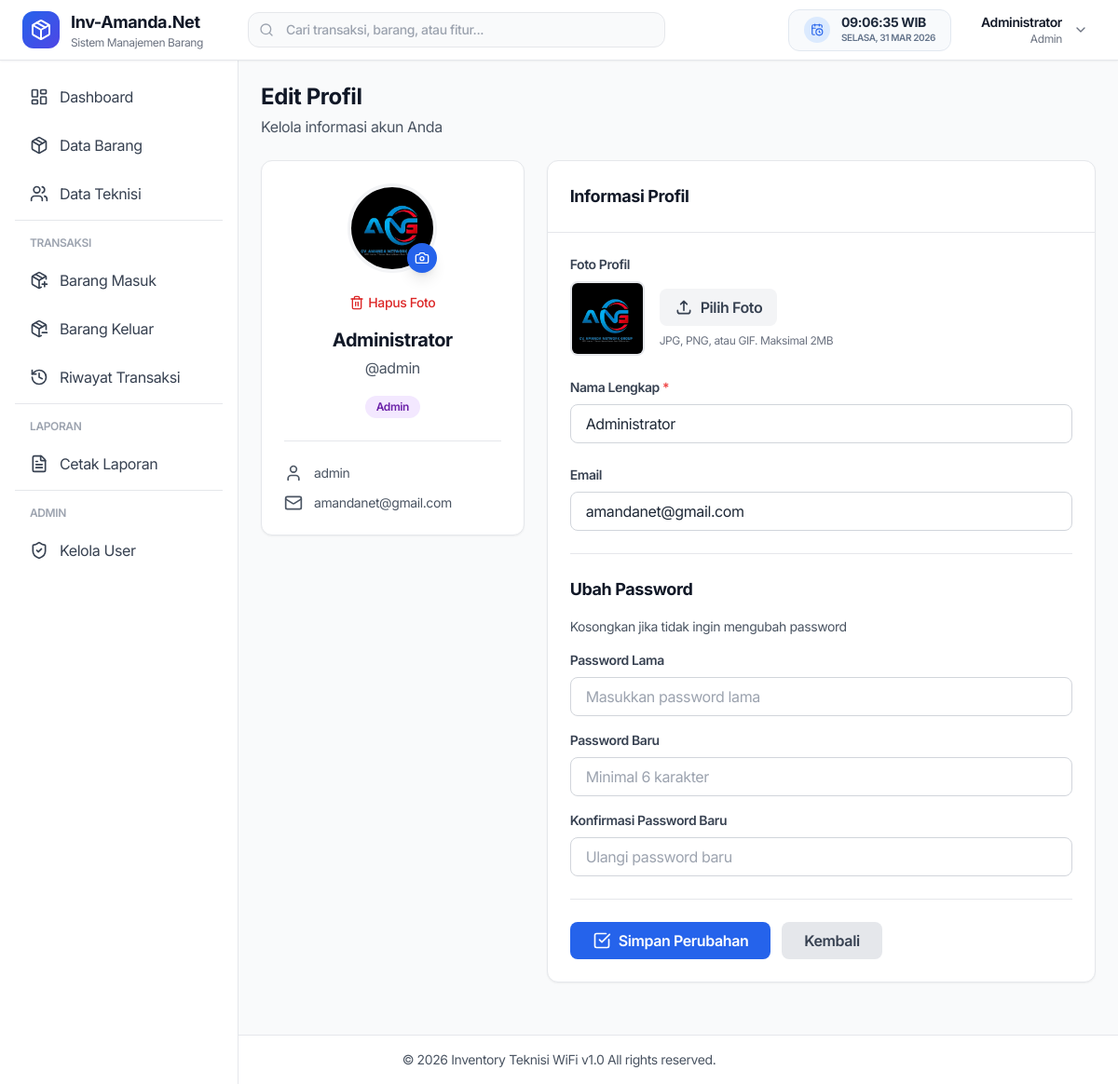
Page /user/edit_profil.php (signed in) on the committed database.
### tables this page shows
CREATE TABLE `users` (
  `id` int NOT NULL,
  `username` varchar(50) NOT NULL,
  `password` varchar(255) NOT NULL,
  `nama_lengkap` varchar(100) NOT NULL,
  `email` varchar(100) DEFAULT NULL,
  `role` enum('admin','teknisi') DEFAULT 'teknisi',
  `foto_profil` varchar(255) DEFAULT NULL,
  `created_at` timestamp NOT NULL DEFAULT CURRENT_TIMESTAMP,
  `updated_at` timestamp NOT NULL DEFAULT CURRENT_TIMESTAMP ON UPDATE CURRENT_TIMESTAMP
);

### includes/auth_check.php (called while the page is built, shortened)
<?php
require_once __DIR__ . '/../config/database.php';
$user_id = $_SESSION['user_id'];
$query = "SELECT * FROM users WHERE id = ?";
$stmt = mysqli_prepare($conn, $query);
mysqli_stmt_bind_param($stmt, "i", $user_id);
mysqli_stmt_execute($stmt);
$result = mysqli_stmt_get_result($stmt);
$user = mysqli_fetch_assoc($result);
?>

### public/user/edit_profil.php (the view, shortened to what this page needs)
<?php
require_once '../../includes/auth_check.php';
require_once '../../functions/user.php';
require_once '../../includes/header.php';
?>
<?php require_once '../../includes/sidebar.php'; ?>
<div class="lg:ml-64 pt-16">
    <div class="p-6">
        <div class="mb-6">
            <h1 class="text-2xl font-bold text-gray-900">Edit Profil</h1>
            <p class="text-gray-600 mt-1">Kelola informasi akun Anda</p>
        </div>
        <div class="grid grid-cols-1 lg:grid-cols-3 gap-6">
            <div class="lg:col-span-1">
                <div class="bg-white rounded-xl shadow-sm border border-gray-200 p-6 text-center">
                    <div class="relative inline-block mb-4">
                        <?php if (!empty($user['foto_profil']) && file_exists('../../' . $user['foto_profil'])): ?>
                        <img src="../../<?= $user['foto_profil'] ?>" alt="Foto Profil"
                             class="w-24 h-24 rounded-full object-cover border-4 border-gray-100">
                        <?php else: ?>
                        <div class="w-24 h-24 bg-gradient-to-br from-blue-500 to-indigo-500 rounded-full flex items-center justify-center text-white text-3xl font-bold">
                            <?= strtoupper(substr($user['nama_lengkap'], 0, 1)) ?>
                        </div>
                        <?php endif; ?>
                        <label for="foto_profil_input" class="absolute bottom-0 right-0 w-8 h-8 bg-blue-600 rounded-full flex items-center justify-center cursor-pointer hover:bg-blue-700 transition shadow-lg">
                            <i data-lucide="camera" class="w-4 h-4 text-white"></i>
                        </label>
                    </div>
                    <?php if (!empty($user['foto_profil'])): ?>
                    <div class="mb-3">
                        <button type="button" onclick="hapusFoto()" class="text-sm text-red-600 hover:text-red-700 font-medium">
                            <span class="flex items-center justify-center gap-1">
                                <i data-lucide="trash-2" class="w-4 h-4"></i> Hapus Foto
                            </span>
                        </button>
                    </div>
                    <?php endif; ?>
                    <h3 class="text-xl font-bold text-gray-900"><?= $user['nama_lengkap'] ?></h3>
                    <p class="text-gray-600 mt-1">@<?= $user['username'] ?></p>
                    <div class="mt-4">
                        <span class="inline-flex items-center px-3 py-1 text-xs font-semibold rounded-full <?= $user['role'] == 'admin' ? 'bg-purple-100 text-purple-800' : 'bg-blue-100 text-blue-800' ?>">
                            <?= ucfirst($user['role']) ?>
                        </span>
                    </div>
                    <div class="mt-6 pt-6 border-t border-gray-200 text-left space-y-3">
                        <div class="flex items-center gap-3 text-sm text-gray-600">
                            <i data-lucide="user" class="w-5 h-5"></i>
                            <span><?= $user['username'] ?></span>
                        </div>
                        <div class="flex items-center gap-3 text-sm text-gray-600">
                            <i data-lucide="mail" class="w-5 h-5"></i>
                            <span><?= $user['email'] ?: 'Belum diisi' ?></span>
                        </div>
                    </div>
                </div>
            </div>
            <div class="lg:col-span-2">
                <div class="bg-white rounded-xl shadow-sm border border-gray-200 overflow-hidden">
                    <div class="p-6 border-b border-gray-200">
                        <h2 class="text-lg font-bold text-gray-900">Informasi Profil</h2>
                    </div>
                    <form method="POST" action="" enctype="multipart/form-data" class="p-6">
                        <div class="space-y-6">
                            <div>
                                <label class="block text-sm font-semibold text-gray-700 mb-2">
                                    Foto Profil
                                </label>
                                <div class="flex items-center gap-4">
                                    <div id="preview_container" class="relative">
                                        <?php if (!empty($user['foto_profil']) && file_exists('../../' . $user['foto_profil'])): ?>
                                        <img id="preview_image" src="../../<?= $user['foto_profil'] ?>" alt="Preview"
                                             class="w-20 h-20 rounded-lg object-cover border-2 border-gray-200">
                                        <?php else: ?>
                                        <div id="preview_placeholder" class="w-20 h-20 bg-gradient-to-br from-blue-500 to-indigo-500 rounded-lg flex items-center justify-center text-white text-2xl font-bold">
                                            <?= strtoupper(substr($user['nama_lengkap'], 0, 1)) ?>
                                        </div>
                                        <?php endif; ?>
                                    </div>
                                    <div>
                                        <label for="foto_profil_input"
                                               class="inline-flex items-center px-4 py-2 bg-gray-100 text-gray-700 font-semibold rounded-lg hover:bg-gray-200 cursor-pointer transition">
                                            <svg class="w-5 h-5 mr-2" fill="none" stroke="currentColor" viewBox="0 0 24 24">
                                                <path stroke-linecap="round" stroke-linejoin="round" stroke-width="2" d="M4 16v1a3 3 0 003 3h10a3 3 0 003-3v-1m-4-8l-4-4m0 0L8 8m4-4v12"/>
                                            </svg>
                                            Pilih Foto
                                        </label>
                                        <p class="text-xs text-gray-500 mt-2">JPG, PNG, atau GIF. Maksimal 2MB</p>
                                    </div>
                                </div>
                            </div>
                            <div>
                                <label class="block text-sm font-semibold text-gray-700 mb-2">
                                    Nama Lengkap <span class="text-red-500">*</span>
                                </label>
                                <input type="text" name="nama_lengkap" required
                                       value="<?= $user['nama_lengkap'] ?>"
                                       class="w-full px-4 py-2 border border-gray-300 rounded-lg focus:ring-2 focus:ring-blue-500 focus:border-blue-500">
                            </div>
                            <div>
                                <label class="block text-sm font-semibold text-gray-700 mb-2">
                                    Email
                                </label>
                                <input type="email" name="email"
                                       value="<?= $user['email'] ?>"
                                       class="w-full px-4 py-2 border border-gray-300 rounded-lg focus:ring-2 focus:ring-blue-500 focus:border-blue-500"
                                       placeholder="email@example.com">
                            </div>
                            <div class="border-t border-gray-200 pt-6">
                                <h3 class="text-lg font-bold text-gray-900 mb-4">Ubah Password</h3>
                                <p class="text-sm text-gray-600 mb-4">Kosongkan jika tidak ingin mengubah password</p>
                                <div class="space-y-4">
                                    <div>
                                        <label class="block text-sm font-semibold text-gray-700 mb-2">
                                            Password Lama
                                        </label>
                                        <input type="password" name="password_lama"
                                               class="w-full px-4 py-2 border border-gray-300 rounded-lg focus:ring-2 focus:ring-blue-500 focus:border-blue-500"
                                               placeholder="Masukkan password lama">
                                    </div>
                                    <div>
                                        <label class="block text-sm font-semibold text-gray-700 mb-2">
                                            Password Baru
                                        </label>
                                        <input type="password" name="password"
                                               class="w-full px-4 py-2 border border-gray-300 rounded-lg focus:ring-2 focus:ring-blue-500 focus:border-blue-500"
                                               placeholder="Minimal 6 karakter">
                                    </div>
                                    <div>
                                        <label class="block text-sm font-semibold text-gray-700 mb-2">
                                            Konfirmasi Password Baru
                                        </label>
                                        <input type="password" name="password_confirm"
                                               class="w-full px-4 py-2 border border-gray-300 rounded-lg focus:ring-2 focus:ring-blue-500 focus:border-blue-500"
                                               placeholder="Ulangi password baru">
                                    </div>
                                </div>
                            </div>
                        </div>
                        <div class="flex items-center gap-3 mt-6 pt-6 border-t border-gray-200">
                            <button type="submit"
                                    class="px-6 py-2 bg-blue-600 text-white font-semibold rounded-lg hover:bg-blue-700 transition">
                                <span class="flex items-center gap-2">
                                    <i data-lucide="check-square" class="w-5 h-5"></i>
                                    Simpan Perubahan
                                </span>
                            </button>
                            <a href="../dashboard"
                               class="px-6 py-2 bg-gray-200 text-gray-700 font-semibold rounded-lg hover:bg-gray-300 transition">
                                Kembali
                            </a>
                        </div>
                    </form>
                </div>
            </div>
        </div>
    </div>
</div>
<?php require_once '../../includes/footer.php'; ?>

### includes/header.php (shortened to what this page needs)
<!DOCTYPE html>
<html lang="id">
<head>
    <script src="https://cdn.tailwindcss.com"></script>
</head>
<body class="bg-gray-50 text-gray-800 tracking-tight">
    <nav class="bg-white shadow-sm border-b border-gray-200 fixed top-0 left-0 right-0 z-50">
        <div class="px-4 lg:px-6">
            <div class="flex items-center justify-between h-16">
                <div class="flex items-center gap-4 flex-1">
                    <div class="flex items-center gap-3">
                        <div class="w-10 h-10 bg-gradient-to-br from-blue-600 to-indigo-600 rounded-xl flex items-center justify-center">
                            <i data-lucide="package" class="w-6 h-6 text-white"></i>
                        </div>
                        <div class="hidden md:block min-w-max">
                            <h1 class="text-lg font-bold text-gray-900">Inv-Amanda.Net</h1>
                            <p class="text-xs text-gray-500">Sistem Manajemen Barang</p>
                        </div>
                    </div>
                    <div class="hidden lg:flex max-w-md w-full ml-8 mr-auto">
                    <form action="<?= BASE_URL ?>/public/transaksi/riwayat" method="GET" class="relative w-full">
                        <div class="absolute inset-y-0 left-0 pl-3 flex items-center pointer-events-none">
                        </div>
                        <input type="text" name="search" class="block w-full pl-10 pr-3 py-2 border border-gray-200 rounded-xl leading-5 bg-gray-50 text-sm placeholder-gray-400 focus:outline-none focus:bg-white focus:ring-2 focus:ring-blue-500 focus:border-blue-500 transition-all font-medium" placeholder="Cari transaksi, barang, atau fitur...">
                    </form>
                </div>
                </div>
                <div class="flex items-center gap-4 md:gap-6">
                    <div class="hidden lg:flex items-center gap-3 px-4 py-1.5 bg-slate-50 border border-slate-200 rounded-xl">
                        <div class="w-7 h-7 rounded-full bg-blue-100 flex items-center justify-center text-blue-600">
                            <i data-lucide="calendar-clock" class="w-3.5 h-3.5"></i>
                        </div>
                        <div class="text-left">
                            <p id="liveTime" class="text-sm font-bold tracking-tight text-slate-800 leading-none">--:--:--</p>
                            <p id="liveDate" class="text-[10px] font-semibold text-slate-500 uppercase mt-0.5">------</p>
                        </div>
                    </div>
                    <div class="relative">
                        <button onclick="toggleUserMenu()" class="flex items-center gap-3 p-2 rounded-xl hover:bg-slate-100 transition">
                            <div class="hidden md:block text-right">
                                <p class="text-sm font-semibold text-gray-900"><?= $user['nama_lengkap'] ?></p>
                                <p class="text-xs text-gray-500"><?= ucfirst($user['role']) ?></p>
                            </div>
                            <i data-lucide="chevron-down" class="w-4 h-4 text-gray-500"></i>
                        </button>
                    </div>
                </div>
            </div>
        </div>
    </nav>

### includes/header.php (style rules this page uses)
body { font-family: 'Inter', sans-serif; }

### rows in the picture
users: nama_lengkap "Administrator", role "Admin", foto_profil (picture), username "admin", email "amandanet@gmail.com"
